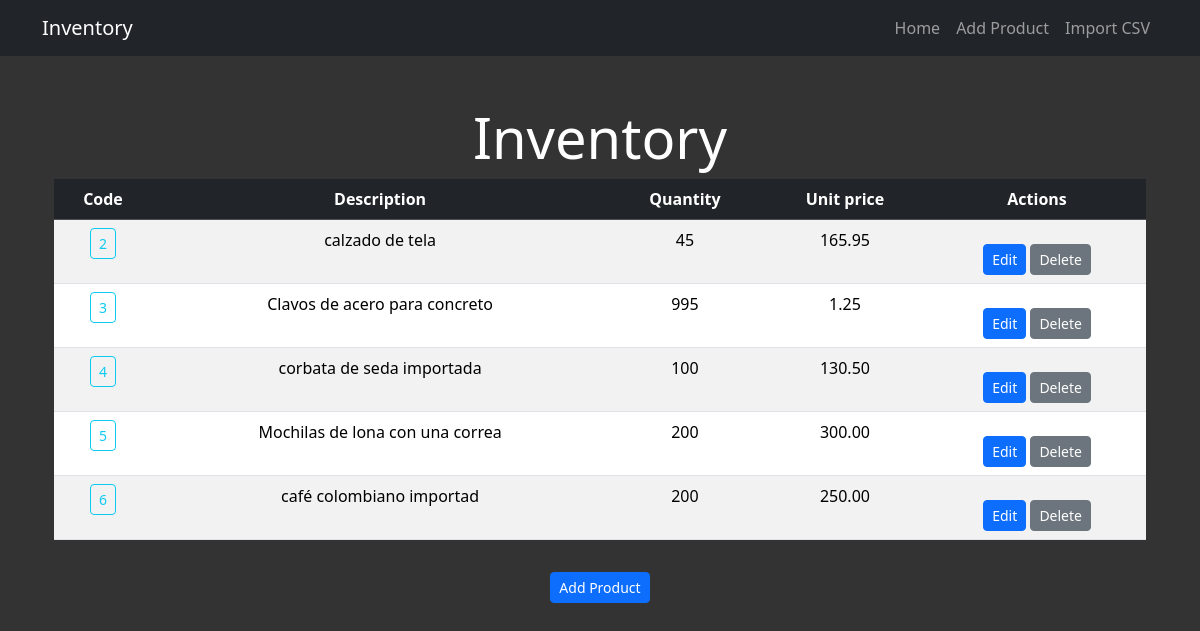
Before: / with the older database file.
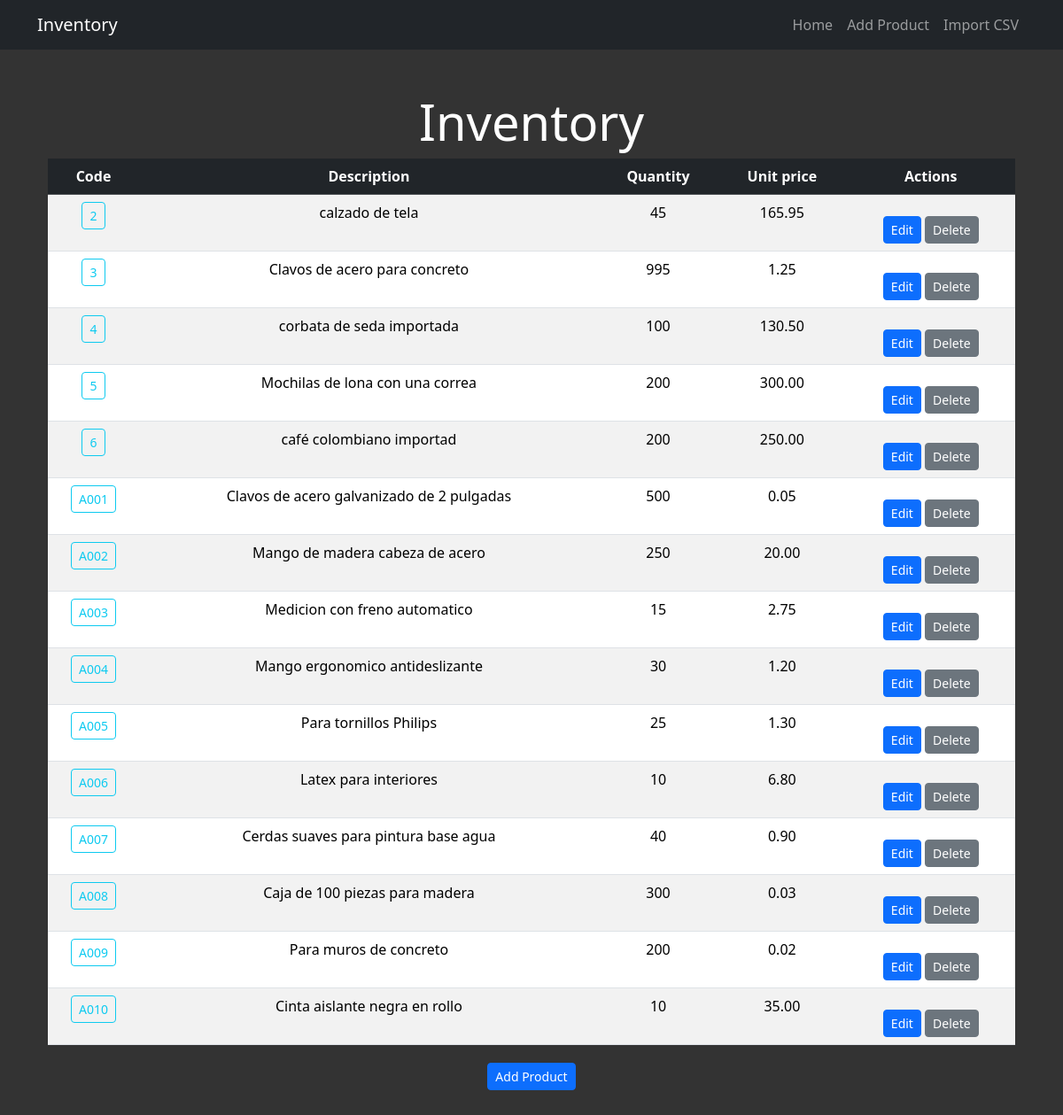
After: the same page with the newer database file.
### main.py (models this page shows)
class Article(db.Model):
    id: Mapped[int] = mapped_column(primary_key=True)
    code: Mapped[str] = mapped_column(String, nullable=False)
    name: Mapped[str] = mapped_column(String(250), unique=True, nullable=False)
    description: Mapped[str] = mapped_column(String(250), nullable=False)
    quantity: Mapped[int] = mapped_column(Integer, nullable=False)
    unit_price: Mapped[float] = mapped_column(Float, nullable=False)

### main.py (the view)
@app.route('/')
def home():
    all_parts = db.session.execute(db.select(Article).order_by(Article.code)).scalars().all()
    return render_template('index.html', parts=all_parts)

### templates/index.html (shortened to what this page needs)
{% extends 'base.html' %}
    {% block styles %}
        {{ bootstrap.load_css() }}
        <link rel="stylesheet" href="{{ url_for('static',filename='styles.css')}}">
    {% endblock %}
{% block content %}
<div class="text-center py-4">
    <div class="container">
    <h1 class="display-4">Inventory</h1>
    {% if not parts %}
        <h2 class="display-6">Inventory is empty</h2>
    {% else %}
        <div class="table-responsive" style="max-height: 70vh; overflow-y: auto;">
            <table class="table table-striped table-hover">
                <thead class="table-dark">
                    <tr>
                        <th>Code</th>
                        <th>Description</th>
                        <th>Quantity</th>
                        <th>Unit price</th>
                        <th>Actions</th>
                    </tr>
                </thead>
                <tbody>
                    {% for article in parts %}
                <tr>
                      <td>
                          <a class="btn btn-outline-info btn-sm" href="{{ url_for('view_material', article_code=article.code) }}">
                          {{article.code}}</a>
                      </td>
                      <td>{{article.description}}</td>
                      <td>{{article.quantity}}</td>
                      <td>{{ "%.2f"|format(article.unit_price) }}</td>
                      <td>
                          <a class="btn btn-primary btn-sm mt-3" href="{{ url_for('edit', article_code=article.code) }}">
                              Edit
                          </a>
                          <a class="btn btn-secondary btn-sm mt-3" href="{{ url_for('delete', article_code=article.code) }}">
                              Delete
                          </a>
                      </td>
                  </tr>
                  {% endfor %}
                </tbody>
            </table>
        </div>
        {% endif %}
        <a class="btn btn-primary btn-sm mt-3" href="{{ url_for('add') }}">
            Add Product
        </a>
    </div>
</div>
{% endblock %}

### templates/base.html (shortened to what this page needs)
<!DOCTYPE html>
<html lang="en">
<head>
    {% block styles %}{% endblock %}
</head>
<body>
    <nav class="navbar navbar-expand-lg navbar-dark bg-dark">
        <div class="container">
            <a href="{{ url_for('home') }}" class="navbar-brand">Inventory</a>
            <div class="collapse navbar-collapse">
                <ul class="navbar-nav ms-auto">
                    <li class="nav-item">
                        <a href="{{ url_for('home') }}" class="nav-link">Home</a>
                    </li>
                    <li class="nav-item">
                        <a href="{{ url_for('add') }}" class="nav-link">Add Product</a>
                    </li>
                    <li>
                        <a href="{{ url_for('import_csv') }}" class="nav-link">Import CSV</a>
                    </li>
                </ul>
            </div>
        </div>
    </nav>
    <div class="container mt-4">
        {% block content %}{% endblock %}
    </div>
</body>
</html>

### static/styles.css (style rules this page uses)
html, body { height: 100%; overflow-y: auto; }
body { background-color: #333; color: white; overflow-x: auto; }
a { color: #ffc107; }

Changed rows visible on the page:
added Article: code "A001", description "Clavos de acero galvanizado de 2 pulgadas", quantity "500", unit_price "0.05"
added Article: code "A002", description "Mango de madera cabeza de acero", quantity "250", unit_price "20.00"
added Article: code "A003", description "Medicion con freno automatico", quantity "15", unit_price "2.75"
added Article: code "A004", description "Mango ergonomico antideslizante", quantity "30", unit_price "1.20"
added Article: code "A005", description "Para tornillos Philips", quantity "25", unit_price "1.30"
added Article: code "A006", description "Latex para interiores", quantity "10", unit_price "6.80"
added Article: code "A007", description "Cerdas suaves para pintura base agua", quantity "40", unit_price "0.90"
added Article: code "A008", description "Caja de 100 piezas para madera", quantity "300", unit_price "0.03"
added Article: code "A009", description "Para muros de concreto", quantity "200", unit_price "0.02"
added Article: code "A010", description "Cinta aislante negra en rollo", quantity "10", unit_price "35.00"
